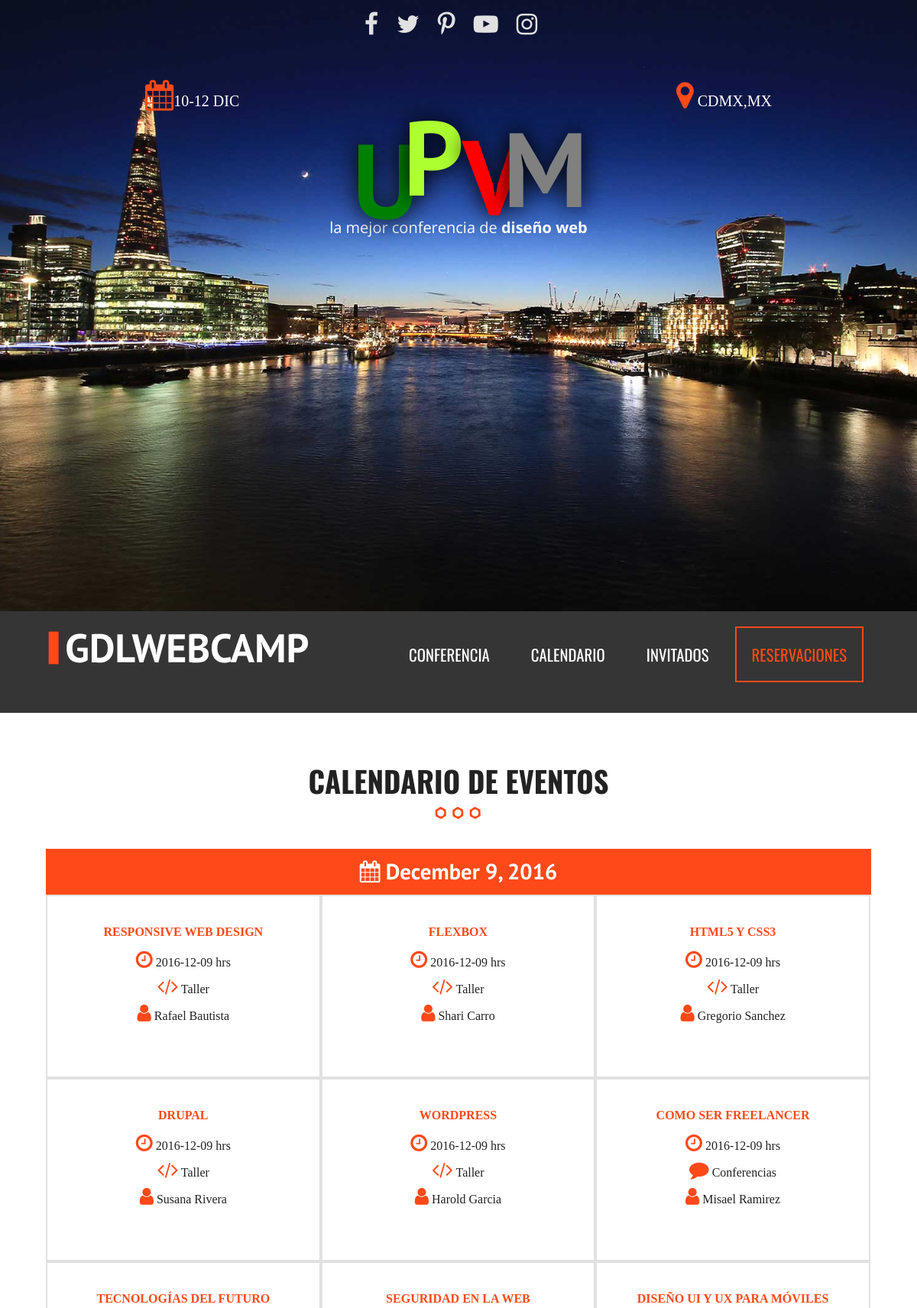
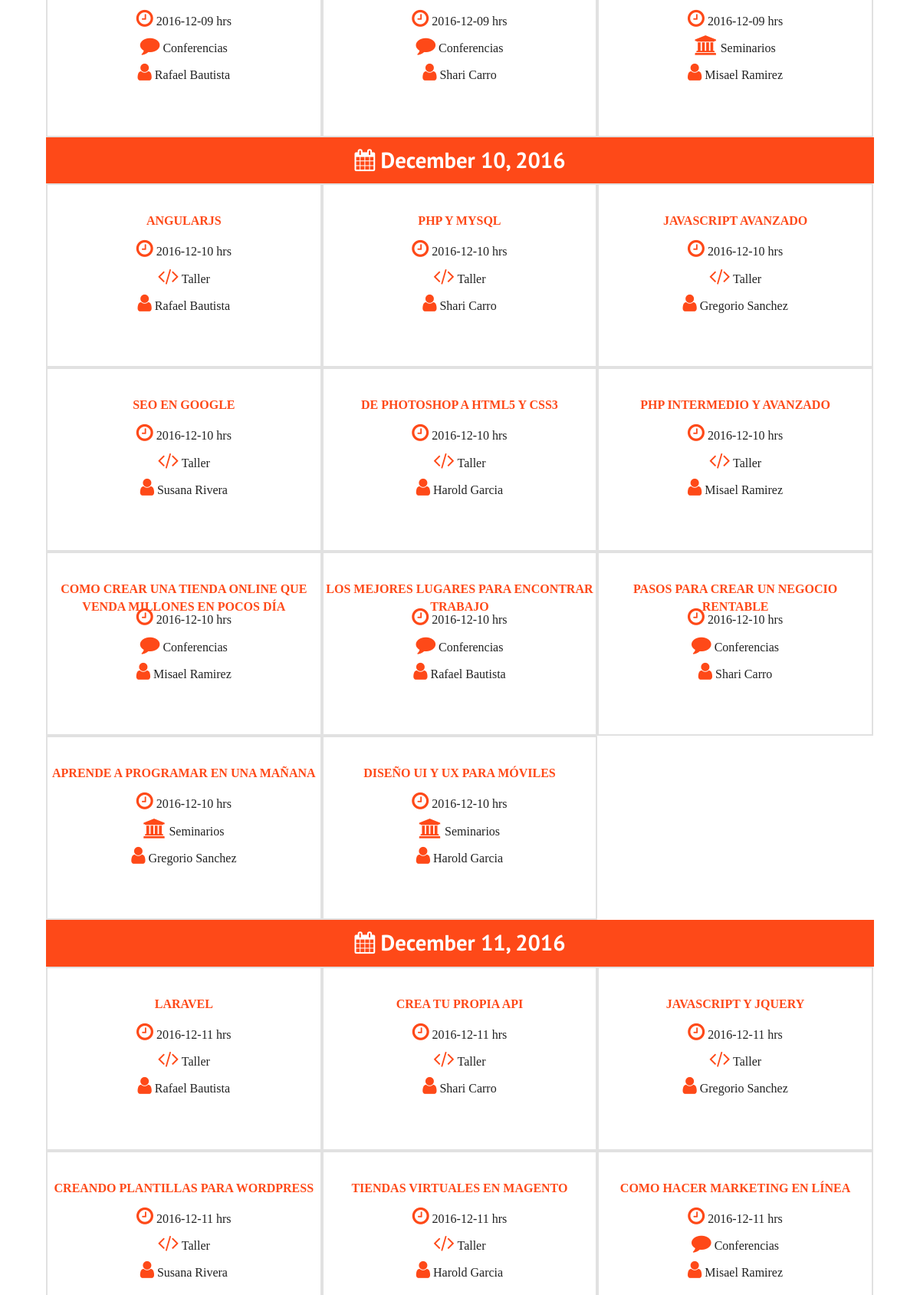
Page /calendario.php (upper part) on the committed database (2 pictures, top to bottom).
### tables this page shows
CREATE TABLE `eventos` (
  `evento_id` tinyint(4) NOT NULL,
  `nombre_evento` varchar(60) NOT NULL,
  `fecha_evento` date NOT NULL,
  `hora_evento` time NOT NULL,
  `id_cat_evento` tinyint(10) NOT NULL,
  `id_inv` tinyint(4) NOT NULL,
  `clave` varchar(10) NOT NULL
);

### calendario.php (the view, shortened to what this page needs)
  <?php include_once 'includes/templates/header.php'; ?>
       <section class="seccion contenedor">
          <h2>Calendario de Eventos</h2>
          <?php
              try {
                require_once('includes/funciones/bd_conexion.php');
                $sql = "SELECT `evento_id`, `nombre_evento`, `fecha_evento`, `hora_evento`, `cat_evento`, `nombre_invitado`, `apellido_invitado` ";
                $sql .= "FROM `eventos` ";
                $sql .= "INNER JOIN `categoria_evento` ";
                $sql .= "ON eventos.id_cat_evento=categoria_evento.id_categoria ";
                $sql .= "INNER JOIN `invitados` ";
                $sql .= "ON eventos.id_inv=invitados.invitado_id ";
                $sql .= "ORDER BY `evento_id` ";
                $resultado = $conn->query($sql);
              } catch (Exception $e) {
                $error = $e->getMessage();
              }
           ?>
           <div class="calendario">
               <?php $calendario = array();
                     while($eventos = $resultado->fetch_assoc() ) {
                            $fecha = $eventos['fecha_evento'];
                            $categoria = $eventos['cat_evento'];
                            switch ($categoria) {
                                   case 'Talleres':
                                         $contenido_cat = '<i class="fa fa-code" aria-hidden="true"></i> Taller';
                                         break;
                                   case 'Conferencias':
                                          $contenido_cat = '<i class="fa fa-comment" aria-hidden="true"></i> Conferencias';
                                         break;
                                   case 'Seminario':
                                          $contenido_cat = '<i class="fa fa-university" aria-hidden="true"></i> Seminarios';
                                         break;
                            }
                            $evento = array(
                                'titulo' => $eventos['nombre_evento'],
                                'fecha' => $eventos['fecha_evento'],
                                'hora' => $eventos['hora_evento'],
                                'categoria' =>  $contenido_cat,
                                'invitado' => $eventos['nombre_invitado'] . " " . $eventos['apellido_invitado']
                            );
                            $calendario[$fecha][] = $evento;
                      }
                      foreach($calendario as $dia => $lista_eventos) { ?>
                          <h3>
                                <i class="fa fa-calendar" aria-hidden="true"></i>
                                <?php echo date("F j, Y", strtotime($dia) );  ?>
                          </h3>
                          <?php foreach($lista_eventos as $evento): ?>
                              <div class="dia">
                                  <p class="titulo"><?php echo $evento['titulo']; ?></p>
                                  <p class="hora"><i class="fa fa-clock-o" aria-hidden="true"></i> <?php echo $evento['fecha'] . " " . $eventos['hora'] . " hrs"; ?>
                                  <p><?php echo $evento['categoria']; ?></p>
                                  <p><i class="fa fa-user" aria-hidden="true"></i>  <?php echo $evento['invitado']; ?> </p>
                             </div>
                          <?php endforeach; ?>
                      <?php } ?>
    </section>
<?php include_once 'includes/templates/footer.php'; ?>

### includes/templates/header.php (shortened to what this page needs)
<!Doctype html>
<html class="no-js" lang="">
    <head>
        <link rel="stylesheet" href="css/normalize.css">
        <link rel="stylesheet" href="css/font-awesome.min.css">
        <link rel="stylesheet" href="css/main.css">
    </head>
    <body>
          <header class="site-header">
           <div class="hero">
               <div class="contenido-header">
                   <nav class="redes-sociales">
                       <a href="#"><i class="fa fa-facebook" aria-hidden="true"></i></a>
                       <a href="#"><i class="fa fa-twitter" aria-hidden="true"></i></a>
                       <a href="#"><i class="fa fa-pinterest-p" aria-hidden="true"></i></a>
                       <a href="#"><i class="fa fa-youtube-play" aria-hidden="true"></i></a>
                       <a href="#"><i class="fa fa-instagram" aria-hidden="true"></i></a>
                   </nav>
               <div class="informacion-evento">
                  <div class="clearfix">
                    <p class="fecha"><i class="fa fa-calendar" aria-hidden="true"></i>10-12 Dic </p>
                   <p class="ciudad"><i class="fa fa-map-marker" aria-hidden="true"></i> CDMX,MX</p>
               </div>
               <h1 class="nombre-sitio">UPVM</h1>
               <p class="slogan">la mejor conferencia de <span>diseño web</span> </p>
               </div>
               </div>
           </div>
       </header>
       <div class="barra">
           <div class="contenedor clearfix">
               <div class="logo">
                 <a href="index.php">
                     <img src="img/logo.svg" alt="logo">
               </a>
               </div>
<nav class="navegacion-principal clearfix">
   <a href="conferencia.php">Conferencia</a>
   <a href="calendario.php">Calendario</a>
   <a href="#">Invitados</a>
   <a href="reservaciones.php">Reservaciones</a>
   </nav>
    </div>
       </div>

### includes/templates/footer.php (shortened to what this page needs)
    </body>
</html>

### css/main.css (style rules this page uses)
html { color: #222; font-size: 1em; line-height: 1.4; }
audio, canvas, iframe, img, svg, video { vertical-align: middle; }
html { box-sizing: border-box; }
*,*:before,*:after { box-sizing: inherit; }
body { background-color: #fff; }
.contenedor { width: 98%; margin: 0 auto; }
@media only screen and (min-width:480px) { .contenedor { width: 95%; } }
@media only screen and (min-width:768px) { .contenedor { width: 98%; } }
@media only screen and (min-width:992px) { .contenedor { width: 90%; max-width: 1100px; } }
h2 { font-family: 'Oswald', sans-serif; font-size: 2.4em; text-transform: uppercase; text-align: center; }
h3 { font-size: 1.8em; color: #fe4918; font-family: 'PT Sans',sans-serif; margin: 0; text-align: center; }
h2::after { content: ''; margin:0 auto; background-image: url(../img/separador.png); height:30px; width: 100px; display: block; }
.seccion { padding: 30px 0; }
.seccion p { text-align: center; height: 1.2em; }
div.hero { background-image: url(../img/encabezado.jpg); background-position: top center; background-size: cover; height: 100vh; }
div.contenido-header { padding-top: 40px; }
@media only screen and (min-width:768px) { div.contenido-header { padding-top: 10px; } }
nav.redes-sociales { text-align: center; }
nav.redes-sociales a { color: #e1e1e1; font-size: 2em; margin-right: 20px; }
nav.redes-sociales a:last-child { margin-left: 0; }
div.informacion-evento { text-align: center; color: #fff; }
@media only screen and (min-width:768px) { div.informacion-evento { width: 70%; margin: 50px auto; font-size: } }
div.informacion-evento p { margin: 0 10px; display: inline; font-size: 20px; text-transform: uppercase; }
div.informacion-evento p i { color:#fe4918; font-size: 2em; }
div p.fecha { float: left; }
div p.ciudad { float: right; text-align: right; }
p.slogan { font-family: 'Open Sans', sans-serif; text-transform: none!important; }
p.slogan span { font-weight: bold; }
h1.nombre-sitio { font-size: 5.9vw; font-family: 'PT Sans', sans-serif; text-transform: uppercase; }
@media only screen and (min-width:768px) { h1.nombre-sitio { font-size: 11.5vw; margin: 0; line-height: 1; } }
div.barra { background-color: #353535; padding: 20px 0; }
div.logo { width: 80%; float: left; }
div.logo img { width: 100%; }
@media only screen and (min-width:768px) { div.logo { width: 33%; } }
nav.navegacion-principal { display: none; width: 100%; }
nav.navegacion-principal a { font-family: 'Oswald', sans-serif; color: #ffffff; font-size: 1.3em; text-transform: uppercase; text-decoration: none; transition: all .6s ease; width: 100%; display: block; text-align: center; margin-bottom: 20px; clear: both; }
nav.navegacion-principal a:last-child { border: 2px solid #fe4918; color: #fe4918; }
@media only screen and (min-width:768px) { nav.navegacion-principal { width: 67%; float: right; text-align: right; display: block; } }
@media only screen and (min-width:768px) { nav.navegacion-principal a { margin-right: 10px; padding: 20px 20px; display: inline-block; width: auto; text-align: center; margin-bottom: 20px; } }
div.calendario h3 { background-color: #fe4918; clear: both; color: white; text-align: center; padding: 10px 0; }
div.calendario::after { clear: both; display: block; content: ''; }
div.dia { width: 50%; float: left; border: 2px solid #e1e1e1; transition: all .3s ease; }
@media only screen and (min-width:768px) { div.dia { width: 33.3%; min-height: 240px; padding-top: 20px; } }
div.dia p.titulo { color: #fe4918; text-transform: uppercase; font-weight: bold; }
div.dia p { font-size: 1em; }
div.dia i { color: #fe4918; font-size: 1.6em; }
.clearfix:before, .clearfix:after { content: " "; display: table; }
.clearfix:after { clear: both; }

### rows in the picture
eventos: nombre_evento "RESPONSIVE WEB DESIGN", fecha_evento "2016-12-09", shows "Taller", invitado "Rafael Bautista"
eventos: nombre_evento "FLEXBOX", fecha_evento "2016-12-09", shows "Taller", invitado "Shari Carro"
eventos: nombre_evento "HTML5 Y CSS3", fecha_evento "2016-12-09", shows "Taller", invitado "Gregorio Sanchez"
eventos: nombre_evento "DRUPAL", fecha_evento "2016-12-09", shows "Taller", invitado "Susana Rivera"
eventos: nombre_evento "WORDPRESS", fecha_evento "2016-12-09", shows "Taller", invitado "Harold Garcia"
eventos: nombre_evento "COMO SER FREELANCER", fecha_evento "2016-12-09", shows "Conferencias", invitado "Misael Ramirez"
eventos: nombre_evento "TECNOLOGÍAS DEL FUTURO", fecha_evento "2016-12-09", shows "Conferencias", invitado "Rafael Bautista"
eventos: nombre_evento "SEGURIDAD EN LA WEB", fecha_evento "2016-12-09", shows "Conferencias", invitado "Shari Carro"
eventos: nombre_evento "DISEÑO UI Y UX PARA MÓVILES", fecha_evento "2016-12-09", shows "Seminarios", invitado "Misael Ramirez"
eventos: nombre_evento "ANGULARJS", fecha_evento "2016-12-10", shows "Taller", invitado "Rafael Bautista"
eventos: nombre_evento "PHP Y MYSQL", fecha_evento "2016-12-10", shows "Taller", invitado "Shari Carro"
eventos: nombre_evento "JAVASCRIPT AVANZADO", fecha_evento "2016-12-10", shows "Taller", invitado "Gregorio Sanchez"
eventos: nombre_evento "SEO EN GOOGLE", fecha_evento "2016-12-10", shows "Taller", invitado "Susana Rivera"
eventos: nombre_evento "DE PHOTOSHOP A HTML5 Y CSS3", fecha_evento "2016-12-10", shows "Taller", invitado "Harold Garcia"
eventos: nombre_evento "PHP INTERMEDIO Y AVANZADO", fecha_evento "2016-12-10", shows "Taller", invitado "Misael Ramirez"
eventos: nombre_evento "COMO CREAR UNA TIENDA ONLINE QUE VENDA MILLONES EN POCOS DÍA", fecha_evento "2016-12-10", shows "Conferencias", invitado "Misael Ramirez"
eventos: nombre_evento "LOS MEJORES LUGARES PARA ENCONTRAR TRABAJO", fecha_evento "2016-12-10", shows "Conferencias", invitado "Rafael Bautista"
eventos: nombre_evento "PASOS PARA CREAR UN NEGOCIO RENTABLE", fecha_evento "2016-12-10", shows "Conferencias", invitado "Shari Carro"
eventos: nombre_evento "APRENDE A PROGRAMAR EN UNA MAÑANA", fecha_evento "2016-12-10", shows "Seminarios", invitado "Gregorio Sanchez"
eventos: nombre_evento "DISEÑO UI Y UX PARA MÓVILES", fecha_evento "2016-12-10", shows "Seminarios", invitado "Harold Garcia"
eventos: nombre_evento "LARAVEL", fecha_evento "2016-12-11", shows "Taller", invitado "Rafael Bautista"
eventos: nombre_evento "CREA TU PROPIA API", fecha_evento "2016-12-11", shows "Taller", invitado "Shari Carro"
eventos: nombre_evento "JAVASCRIPT Y JQUERY", fecha_evento "2016-12-11", shows "Taller", invitado "Gregorio Sanchez"
eventos: nombre_evento "CREANDO PLANTILLAS PARA WORDPRESS", fecha_evento "2016-12-11", shows "Taller", invitado "Susana Rivera"
eventos: nombre_evento "TIENDAS VIRTUALES EN MAGENTO", fecha_evento "2016-12-11", shows "Taller", invitado "Harold Garcia"
eventos: nombre_evento "COMO HACER MARKETING EN LÍNEA", fecha_evento "2016-12-11", shows "Conferencias", invitado "Misael Ramirez"

### other values in the picture
date("F j, Y", strtotime($dia) ) "December 9, 2016"
date("F j, Y", strtotime($dia) ) "December 10, 2016"
date("F j, Y", strtotime($dia) ) "December 11, 2016"
